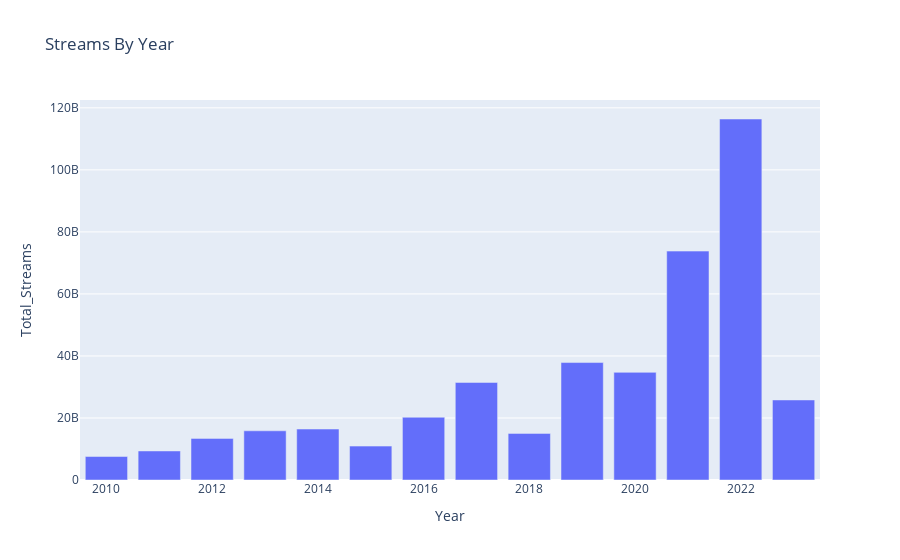

This figure's notebook cell:
### Code cell
fig = px.bar(data, title='Streams By Year', x='released_year', y='streams', labels={'released_year': "Year", 'streams': "Total_Streams"})
             
fig.show()

### Figure 1 — Plotly figure (JSON) as saved in the notebook; plotly's stock layout.template omitted (floating-point values rounded to 4 significant figures)
{"data": [{"alignmentgroup": "True", "hovertemplate": "Year=%{x}<br>Total_Streams=%{y}<extra></extra>", "legendgroup": "", "marker": {"color": "#636efa", "pattern": {"shape": ""}}, "name": "", "offsetgroup": "", "orientation": "v", "showlegend": false, "textposition": "auto", "type": "bar", "x": [2010, 2011, 2012, 2013, 2014, 2015, 2016, 2017, 2018, 2019, 2020, 2021, 2022, 2023], "xaxis": "x", "y": [7569839778, 9363212907, 13415342787, 15862499834, 16432612812, 10930934969, 20242940464, 31457639060, 15030522390, 37870932581, 34703731857, 73808103039, 116402377962, 25808484104], "yaxis": "y"}], "layout": {"barmode": "relative", "legend": {"tracegroupgap": 0}, "title": {"text": "Streams By Year"}, "xaxis": {"anchor": "y", "domain": [0, 1], "title": {"text": "Year"}}, "yaxis": {"anchor": "x", "domain": [0, 1], "title": {"text": "Total_Streams"}}}}
